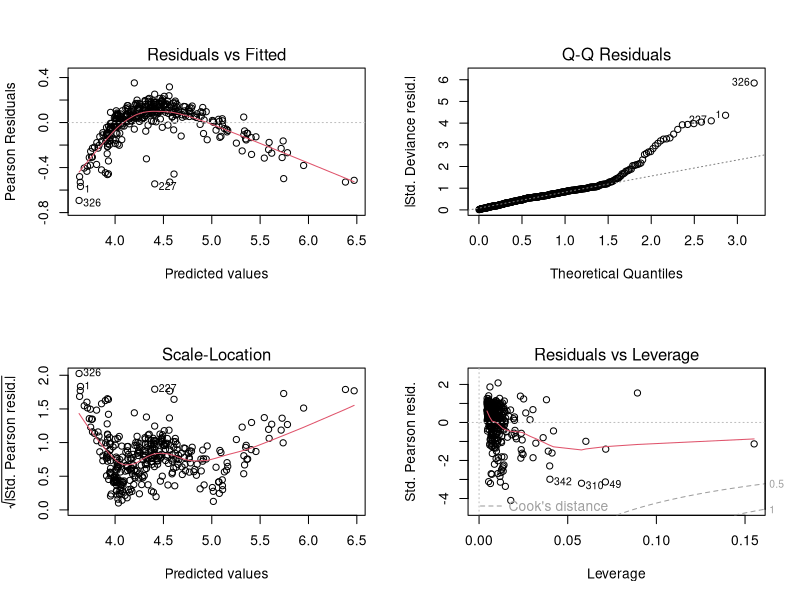
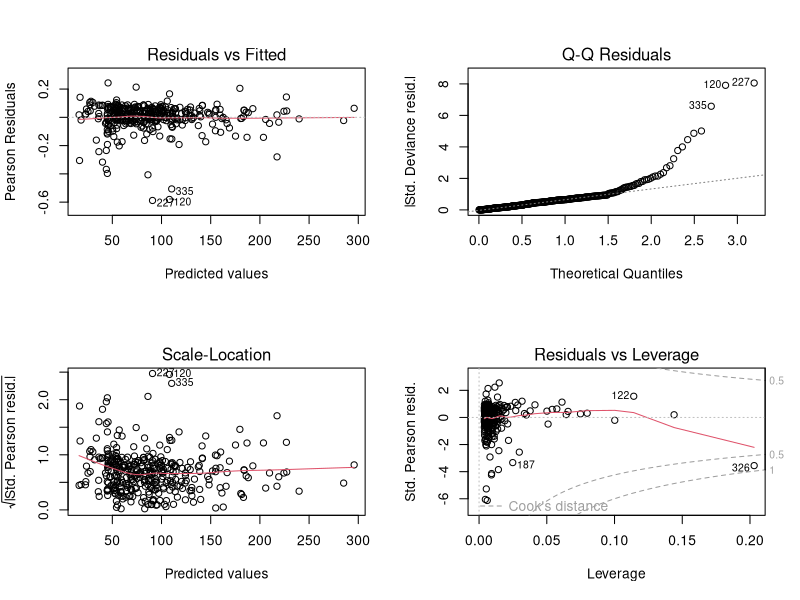
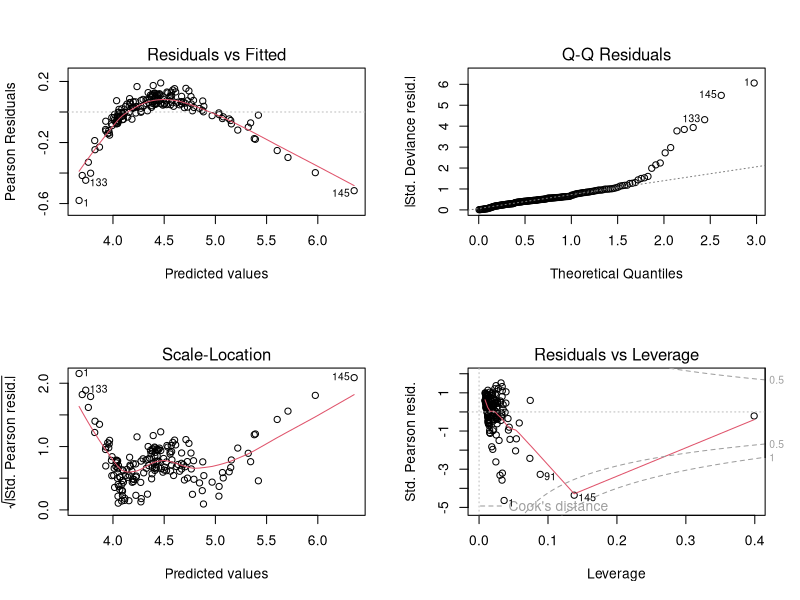
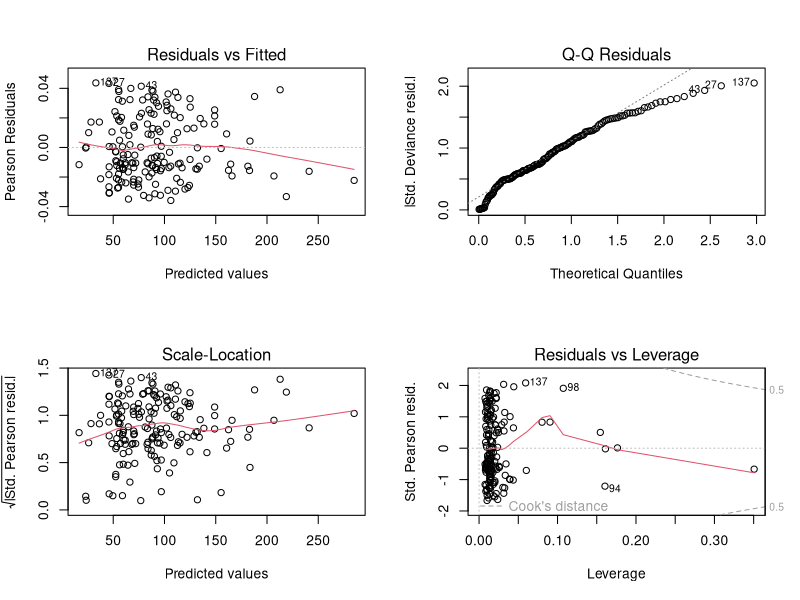
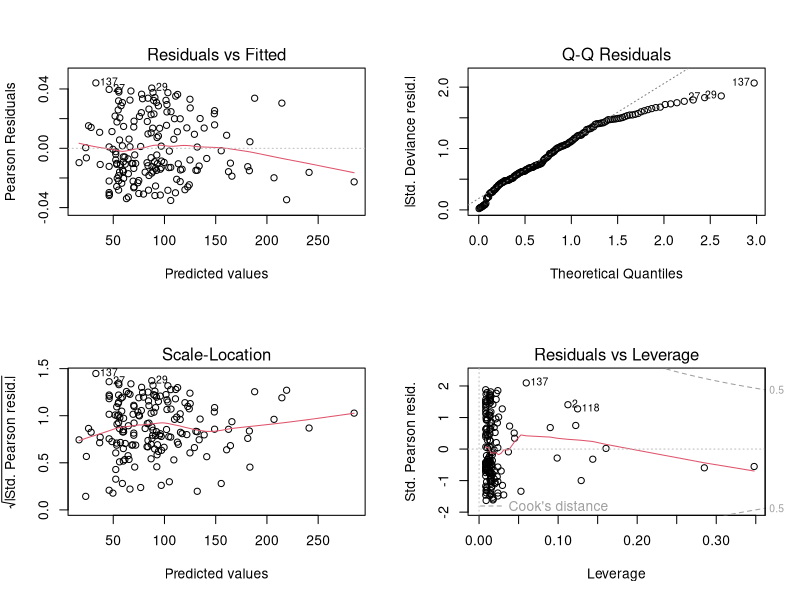
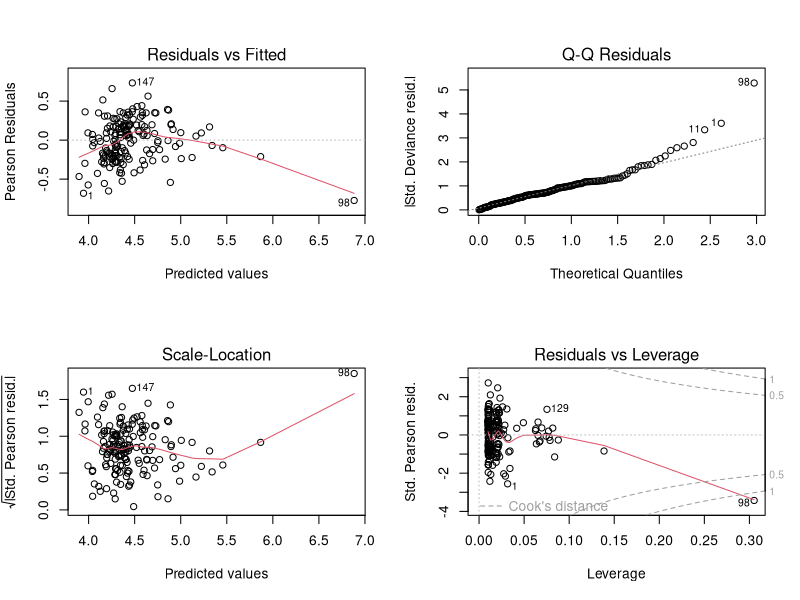

R code for these plots, in order:
## ---- chunk 1
knitr::opts_chunk$set(echo = TRUE)
## ---- chunk 2
## importing the dataset and omitting the missing values
datafile <- read.csv("../WiscNursingHome.csv")
datafile <- na.omit(datafile)

## dividing data from different years
data_2000 <- datafile[datafile$CRYEAR == 2000, ]
rownames(data_2000) <- 1:nrow(data_2000)
data_2001 <- datafile[datafile$CRYEAR == 2001, ]
rownames(data_2001) <- 1:nrow(data_2001)

datafile$ORGSTR <- as.factor(datafile$ORGSTR)
datafile$MSA <- as.factor(datafile$MSA)
## ---- chunk 3
summary(glm(TPY ~ NUMBED + SQRFOOT, data = data_2000, family = Gamma(link = "log")))
## ---- chunk 4
summary(glm(TPY ~ NUMBED + SQRFOOT + TAXEXEMPT, data = data_2000, family = Gamma(link = "identity")))
## ---- chunk 5
par(mfrow = c(2, 2))
plot(glm(TPY ~ NUMBED + SQRFOOT + TAXEXEMPT, data = data_2000, family = Gamma(link = "log")))
## ---- chunk 6
par(mfrow = c(2, 2))
plot(glm(TPY ~ NUMBED + SQRFOOT + TAXEXEMPT, data = data_2000, family = Gamma(link = "identity")))
## ---- chunk 7
data_2000$UTILIZATION_RATE <- data_2000$TPY / data_2000$NUMBED
summary(data_2000$UTILIZATION_RATE)

data_trunc <- data_2000[data_2000$UTILIZATION_RATE > 0.89 & data_2000$UTILIZATION_RATE < 0.96, ]
rownames(data_trunc) <- 1:nrow(data_trunc)
## ---- chunk 8
summary(glm(TPY ~ NUMBED + SQRFOOT + TAXEXEMPT, data = data_trunc, family = Gamma(link = "log")))
## ---- chunk 9
summary(glm(TPY ~ NUMBED + SQRFOOT + TAXEXEMPT, data = data_trunc,
            family = Gamma(link = "identity")))
## ---- chunk 10
par(mfrow = c(2, 2))
plot(glm(TPY ~ NUMBED + SQRFOOT + TAXEXEMPT, data = data_trunc, family = Gamma(link = "log")))
## ---- chunk 11
par(mfrow = c(2, 2))
plot(glm(TPY ~ NUMBED + SQRFOOT + TAXEXEMPT, data = data_trunc, family = Gamma(link = "identity")))
## ---- chunk 12
summary(glm(TPY ~ NUMBED + PRO + TAXEXEMPT, data = data_trunc,
            family = Gamma(link = "identity")))
## ---- chunk 13
par(mfrow = c(2, 2))
plot(glm(TPY ~ NUMBED + PRO + TAXEXEMPT, data = data_trunc, family = Gamma(link = "identity")))
## ---- chunk 14
summary(glm(TPY ~ SQRFOOT + PRO + TAXEXEMPT, data = data_trunc,
            family = Gamma(link = "identity")))
## ---- chunk 15
par(mfrow = c(2, 2))
plot(glm(TPY ~ SQRFOOT + PRO + TAXEXEMPT, data = data_trunc, family = Gamma(link = "log")))
